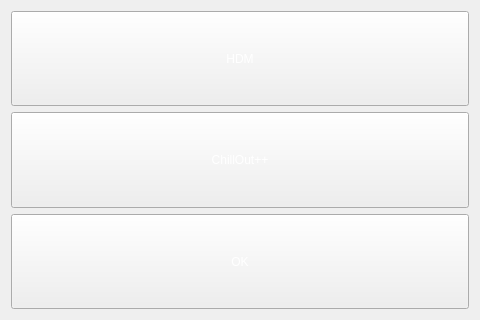
<?xml version="1.0" encoding="UTF-8"?>
<ui version="4.0">
 <class>MusicPlayer</class>
 <widget class="QWidget" name="MusicPlayer">
  <property name="geometry">
   <rect>
    <x>0</x>
    <y>0</y>
    <width>480</width>
    <height>320</height>
   </rect>
  </property>
  <property name="windowTitle">
   <string>Form</string>
  </property>
  <layout class="QVBoxLayout" name="verticalLayout">
   <item>
    <widget class="QPushButton" name="HDMButton">
     <property name="sizePolicy">
      <sizepolicy hsizetype="Minimum" vsizetype="Expanding">
       <horstretch>0</horstretch>
       <verstretch>0</verstretch>
      </sizepolicy>
     </property>
     <property name="styleSheet">
      <string notr="true">color: rgb(255, 255, 255);</string>
     </property>
     <property name="text">
      <string>HDM</string>
     </property>
     <property name="default">
      <bool>false</bool>
     </property>
     <property name="flat">
      <bool>false</bool>
     </property>
    </widget>
   </item>
   <item>
    <widget class="QPushButton" name="chillOutButton">
     <property name="sizePolicy">
      <sizepolicy hsizetype="Minimum" vsizetype="Expanding">
       <horstretch>0</horstretch>
       <verstretch>0</verstretch>
      </sizepolicy>
     </property>
     <property name="styleSheet">
      <string notr="true">color: rgb(255, 255, 255);</string>
     </property>
     <property name="text">
      <string>ChillOut++</string>
     </property>
     <property name="default">
      <bool>false</bool>
     </property>
     <property name="flat">
      <bool>false</bool>
     </property>
    </widget>
   </item>
   <item>
    <widget class="QPushButton" name="okButton">
     <property name="sizePolicy">
      <sizepolicy hsizetype="Expanding" vsizetype="Expanding">
       <horstretch>0</horstretch>
       <verstretch>0</verstretch>
      </sizepolicy>
     </property>
     <property name="styleSheet">
      <string notr="true">color: rgb(255, 255, 255);</string>
     </property>
     <property name="text">
      <string>OK</string>
     </property>
     <property name="default">
      <bool>false</bool>
     </property>
     <property name="flat">
      <bool>false</bool>
     </property>
    </widget>
   </item>
  </layout>
 </widget>
 <resources/>
 <connections/>
</ui>
